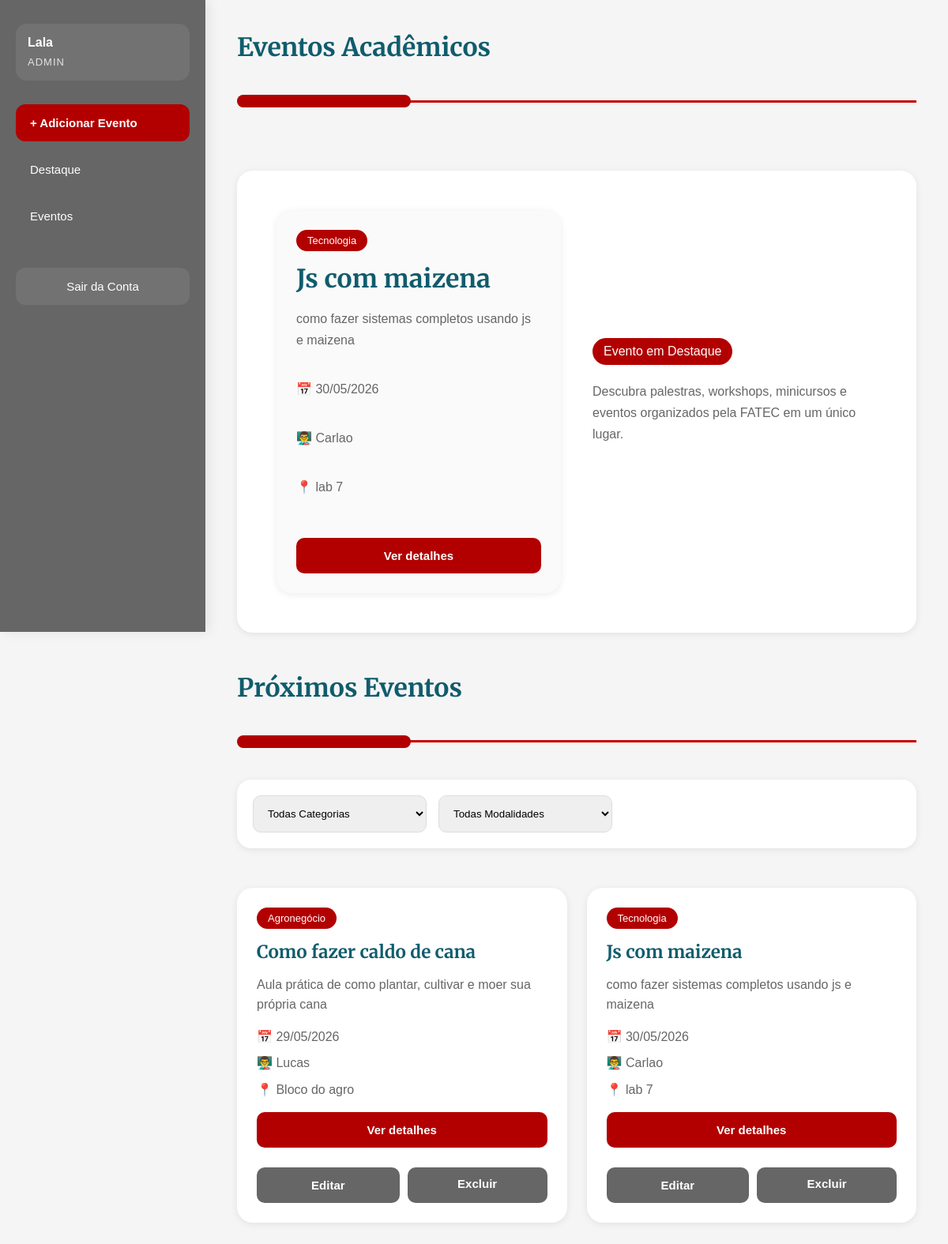
/index.php (signed in), run on the app's committed database.
### tables this page shows
CREATE TABLE `eventos` (
  `id` int(11) NOT NULL,
  `titulo` varchar(100) DEFAULT NULL,
  `descricao` text DEFAULT NULL,
  `categoria` varchar(100) DEFAULT NULL,
  `apresentador` varchar(100) DEFAULT NULL,
  `local_evento` varchar(100) DEFAULT NULL,
  `data_evento` date DEFAULT NULL,
  `horario` time DEFAULT NULL,
  `imagem` varchar(255) DEFAULT NULL,
  `destaque` tinyint(1) DEFAULT 0
);

### index.php (the view, shortened to what this page needs)
<?php
require_once __DIR__ . "/config/conexao.php";
$tipoUsuario = $_SESSION['tipo'];
$podeGerenciar =
(
    $tipoUsuario == "admin" ||
    $tipoUsuario == "professor"
);
$sql = "SELECT * FROM eventos ORDER BY data_evento ASC";
$result = mysqli_query($conn, $sql);
$sqlDestaque = "SELECT * FROM eventos WHERE destaque = 1 LIMIT 1";
$resultDestaque = mysqli_query($conn, $sqlDestaque);
$destaque = mysqli_fetch_assoc($resultDestaque);
?>
<!DOCTYPE html>
<html lang="pt-br">
<head>
    <link rel="stylesheet" href="assets/css/sistema.css">
</head>
<body>
<div class="dashboard-layout">
  <aside class="sidebar">
    <div class="usuario-logado">
        <p>
            <?= $_SESSION['usuario']; ?>
        </p>
        <span>
            <?= strtoupper($_SESSION['tipo']); ?>
        </span>
    </div>
   <nav class="sidebar-menu">
    <?php if($podeGerenciar) { ?>
        <button type="button" class="sidebar-btn destaque" id="abrirForm">
            + Adicionar Evento
        </button>
    <?php } else { ?>
        <button type="button" class="sidebar-btn destaque" id="abrirIngresso">
            Ingressar Evento
        </button>
    <?php } ?>
    <button type="button" class="sidebar-btn" onclick="scrollTopo()">
        Destaque
    </button>
    <button type="button" class="sidebar-btn" onclick="scrollPara('eventos')">
        Eventos
    </button>
    <a href="logout.php" class="sidebar-btn logout-btn">
        Sair da Conta
    </a>
</nav>
</aside>
    <main class="dashboard-content">
        <section class="eventos-section">
            <div class="section-title">
                <h2>
                    Eventos Acadêmicos
                </h2>
                <div class="fatec-divider">
                    <span class="fatec-pill"></span>
                    <div class="fatec-line"></div>
                </div>
            </div>
        </section>
  <section class="hero" id="destaque">
            <div class="hero-content">
                <?php if($destaque) { ?>
                    <div class="hero-card">
                        <span class="hero-card-category">
                            <?= $destaque['categoria']; ?>
                        </span>
                        <h2>
                            <?= $destaque['titulo']; ?>
                        </h2>
                        <div class="hero-card-info">
                            <p>
                                <?= $destaque['descricao']; ?>
                            </p>
                            <p>
                                📅 <?= date('d/m/Y', strtotime($destaque['data_evento'])); ?>
                            </p>
                            <p>
                                👨‍🏫 <?= $destaque['apresentador']; ?>
                            </p>
                            <p>
                                📍 <?= $destaque['local_evento']; ?>
                            </p>
                        </div>
                        <button class="btn-detalhes" onclick="abrirModal(
                            '<?= addslashes($destaque['titulo']); ?>',
                            '<?= addslashes($destaque['categoria']); ?>',
                            '<?= date('d/m/Y', strtotime($destaque['data_evento'])); ?>',
                            '<?= addslashes($destaque['local_evento']); ?>',
                            '<?= addslashes($destaque['apresentador']); ?>',
                            `<?= addslashes($destaque['descricao']); ?>`
                        )">
                            Ver detalhes
                        </button>
                    </div>
                <?php } ?>
                <div class="hero-text">
                    <span class="badge">
                        Evento em Destaque
                    </span>
                    <p>
                        Descubra palestras, workshops, minicursos e eventos
                        organizados pela FATEC em um único lugar.
                    </p>
                </div>
            </div>
        </section>
        <section class="eventos-section" id="eventos">
            <div class="section-title">
                <h2>
                    Próximos Eventos
                </h2>
                <div class="fatec-divider">
                    <span class="fatec-pill"></span>
                    <div class="fatec-line"></div>
                </div>
            </div>
            <section class="filtros">
                <div class="filtros-content">
                    <select id="categoriaFiltro">
                        <option value="todos">
                            Todas Categorias
                        </option>
                    </select>
                    <select>
                        <option>
                            Todas Modalidades
                        </option>
                    </select>
                </div>
            </section>
            <div class="eventos-grid" id="eventosGrid">
                <?php while($evento = mysqli_fetch_assoc($result)) { ?>
                    <div class="card-evento">
                        <div class="card-content">
                            <span class="categoria">
                                <?= $evento['categoria']; ?>
                            </span>
                            <h3>
                                <?= $evento['titulo']; ?>
                            </h3>
                            <p>
                                <?= $evento['descricao']; ?>
                            </p>
                            <div class="evento-info">
                                <p>
                                    📅 <?= date('d/m/Y', strtotime($evento['data_evento'])); ?>
                                </p>
                                <p>
                                    👨‍🏫 <?= $evento['apresentador']; ?>
                                </p>
                                <p>
                                    📍 <?= $evento['local_evento']; ?>
                                </p>
                            </div>
                            <button
                                class="btn-detalhes"
                                onclick="abrirModal(
                                    '<?= addslashes($evento['titulo']); ?>',
                                    '<?= addslashes($evento['categoria']); ?>',
                                    '<?= date('d/m/Y', strtotime($evento['data_evento'])); ?>',
                                    '<?= addslashes($evento['local_evento']); ?>',
                                    '<?= addslashes($evento['apresentador']); ?>',
                                    `<?= addslashes($evento['descricao']); ?>`
                                )"
                            >
                                Ver detalhes
                            </button>
                            <?php if($podeGerenciar) { ?>
                                <div class="card-actions">
                                    <button
                                        type="button"
                                        class="btn-editar"
                                        onclick="abrirModalEditar(
                                            '<?= $evento['id']; ?>',
                                            '<?= htmlspecialchars($evento['titulo'], ENT_QUOTES); ?>',
                                            '<?= htmlspecialchars($evento['descricao'], ENT_QUOTES); ?>',
                                            '<?= htmlspecialchars($evento['categoria'], ENT_QUOTES); ?>',
                                            '<?= htmlspecialchars($evento['apresentador'], ENT_QUOTES); ?>',
                                            '<?= htmlspecialchars($evento['local_evento'], ENT_QUOTES); ?>',
                                            '<?= $evento['data_evento']; ?>',
                                            '<?= $evento['destaque']; ?>'
                                        )"
                                    >
                                        Editar
                                    </button>
                                    <a
                                        href="excluir_evento.php?id=<?= $evento['id']; ?>"
                                        class="btn-excluir"
                                        onclick="return confirm('Tem certeza que deseja excluir este evento?')"
                                    >
                                        Excluir
                                    </a>
                                </div>
                            <?php } ?>
                        </div>
                    </div>
                <?php } ?>
            </div>
        </section>
    </main>
</div>
</body>
</html>

### data on the page
eventos: categoria "Tecnologia", titulo "Js com maizena", descricao "como fazer sistemas completos usando js e maizena", data_evento "30/05/2026", apresentador "Carlao", local_evento "lab 7"
eventos: categoria "Agronegócio", titulo "Como fazer caldo de cana", descricao "Aula prática de como plantar, cultivar e moer sua própria cana", data_evento "29/05/2026", apresentador "Lucas", local_evento "Bloco do agro"

### other printed values
$_SESSION['usuario'] "Lala"
$_SESSION['tipo'] "ADMIN"
